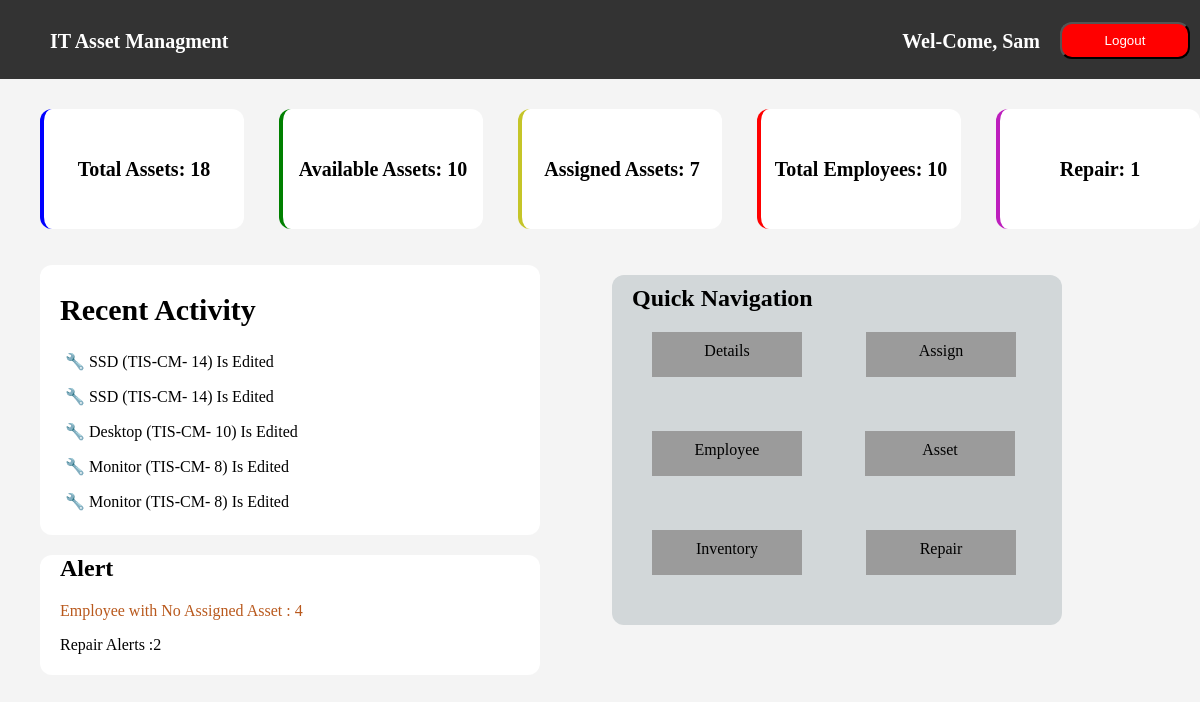
/dashboard/ (signed in), run on the app's committed database.
### test_app/models.py (models this page shows)
class actions(models.Model):
     unique_id=models.CharField(max_length=150,null=True)
     name=models.CharField(max_length=150,null=True)
     is_info=models.CharField(max_length=150,null=True)
     created_at = models.DateTimeField(auto_now_add=True)
     emp_name=models.CharField(max_length=150,null=True)
     emp_code=models.CharField(max_length=150,null=True)

### test_app/views.py (the view)
# urls.py: path('dashboard/',views.dashboard,name='dashboard'),
@login_required
def dashboard(request):
             total_asset = Tools.objects.count()
             total_employee = Employee.objects.count()
             assigned_tool = Tools.objects.filter(tool_avaliability="Assigned").count()
             repair_asset=Repair.objects.filter(repair_status = 'Repair Created').count()
             repair_alert=Tools.objects.filter(repair_status='Created By Employee').count()
             avaliable_asset=Tools.objects.filter(tool_avaliability="Avaliable").count()
             first=request.session.get('name')
             fullName=User.objects.filter(username=first).values('first_name')[0]['first_name']
             latest_action= actions.objects.order_by('-created_at')
             employee_count=Tools.objects.values('tool_assigned').distinct().count()
             print(employee_count)
             emp_no_asset=total_employee-employee_count+1
             latest_action= latest_action[:5]
             print(latest_action)
             return render(request,'test_app/dashboard.html',{'total_asset':total_asset,'total_employee':total_employee,'assigned_asset':assigned_tool,'avaliable_asset':avaliable_asset,
                                                              'repair_tool':repair_asset,
                                                             'fullname':fullName,"tab":"dashboard",'action':latest_action,'emp_no_asset':emp_no_asset ,'repair_alert':repair_alert , 'first':first})

### test_app/templates/test_app/dashboard.html (shortened to what this page needs)
<!DOCTYPE html>
<html lang="en">
<head>
</head>
<body>
<ul>
  <p style="float: left; font-weight: bold; margin-top: 40px; color: white; font-size: 20px; margin-left: 20px;">IT Asset Managment</p>
         <a href="{% url 'logout' %}" style="text-decoration: none;"><p style=" float: right;  font-size: 20px; margin-right: 20px;"><button style="background-color: red; color: white; width: 130px; padding: 9px; border-radius: 12px; margin-top: 12px;">Logout</button></a>
  <p style="margin-top: 20px; text-transform: capitalize; float: right; color: white; margin-right: 20px; margin-top: 40px; font-size: 20px; font-weight: bold;">Wel-Come, {{fullname}}</p>
</ul>
  <div class="card-container">
    <div class="card" style=" border-left: 4px solid blue;">
      <a href="{% url 'asset_details' %}" style="text-decoration: none;">
      <h1 style="color: black; cursor: pointer;">Total Assets: {{ total_asset }}</h1></a>
    </div>
    <div class="card" onclick="redirectWithStatus('Avaliable')" style=" border-left: 4px solid green;">
      <h1 style="cursor: pointer;">Available Assets: {{ avaliable_asset }}</h1>
    </div>
    <div class="card" onclick="redirectWithStatus('Assigned')" style=" border-left: 4px solid #c5c528;">
      <h1 style="cursor: pointer;">Assigned Assets: {{ assigned_asset }}</h1>
    </div>
    <div class="card" style=" border-left: 4px solid red;">
      <a href="{% url 'view_employee' %}" style="text-decoration: none;">
      <h2 style="color: black;">Total Employees: {{ total_employee }}</h2></a>
    </div>
    <div class="card" style=" border-left: 4px solid #bd1ebd">
      <a href="{% url 'repair_table' %}" style="text-decoration: none;">
      <h1 style="color: black;">Repair: {{repair_tool}}</h1></a>
    </div>
  </div>
  <br>
  <br>
   <link rel="stylesheet" href="https://cdnjs.cloudflare.com/ajax/libs/font-awesome/6.0.0/css/all.min.css" />
<div style="display: flex; gap: 2rem;">
<div>
<div style="width: 500px; height: 270px; background-color: #fff; border: #ddd; border-radius: 8px; margin-left: 40px; border-radius: 12px;">
  <br>
 <h2 style=" margin-left: 20px; font-size: 30px; margin-top: 10px;"> Recent Activity</h2>
 {% for k in action %}
  {% if k.is_info == 'Asset Edited' %}
 <p style="text-transform: capitalize;  margin-left: 25px;">  &#128295; {{k.name}} ({{k.unique_id}}) is Edited</p>
 {% endif %}
 {% endfor %}
</div>
<div  style="width: 500px; height: 120px; background-color: #fff; border: #ddd; border-radius: 8px; margin-left: 40px; border-radius: 12px;">
<h2 style="margin-left: 20px; ">Alert</h2>
<p style="margin-left: 20px; color: #b9591d"> Employee with No Assigned Asset : {{emp_no_asset}}</p>
<p style="margin-left: 20px; color: black;">Repair Alerts :{{repair_alert}}</p>
</div>
</div>
<div style="height: 350px; width: 450px; background-color: #d2d7d9; margin-left: 40px; border-radius: 12px; margin-top: 10px;">
  <h2 style="margin-left: 20px; margin-top: 10px;">Quick Navigation</h2>
  <div style="display: flex; gap: 4rem;">
   <div style="height: 45px; width: 150px; background-color: #9b9b9b; text-align: center; margin-left: 40px;">
     <a href="/view_tool" style="text-decoration: none;"><p style="text-decoration: none; color: black; margin-top: 10px;">Details</p></a>
   </div>
   <div style="height: 45px; width: 150px; background-color: #9b9b9b;  text-align: center;">
    <a href="/assign_new" style="text-decoration: none;"><p style="text-decoration: none; color: black; margin-top: 10px;">Assign</p></a>
   </div>
  </div>
<br>
<br>
<br>
  <div style="display: flex; gap: 3rem;">
     <div style="height: 45px; width: 150px; background-color: #9b9b9b; margin-left: 40px; text-align: center;">
      <a href="/view_employee" style="text-decoration: none;"><p style="text-decoration: none; color: black; margin-top: 10px;">Employee</p></a>
     </div>
       <div style="height: 45px; width: 150px; background-color: #9b9b9b; margin-left: 40px; text-align: center; margin-left: 15px;">
     <a href="/asset_details" style="text-decoration: none;"><p style="text-decoration: none; color: black; margin-top: 10px;">Asset</p></a>
       </div>
  </div>
  <br>
  <br>
<br>
  <div style="display: flex; gap: 4rem;">
    <div  style="height: 45px; width: 150px; background-color: #9b9b9b; margin-left: 40px; text-align: center;">
    <a href="/inventory" style="text-decoration: none;"><p style="text-decoration: none; color: black; margin-top: 10px;">Inventory</p></a>
    </div>
     <div style="height: 45px; width: 150px; background-color: #9b9b9b; margin-left: 0px; text-align: center;">
    <a href="{% url 'repair_table' %}" style="text-decoration: none;"><p style="text-decoration: none; color: black; margin-top: 10px;">Repair</p></a>
     </div>
</div>
</div>
</div>
</body>
</html>

### test_app/templates/test_app/dashboard.html (style rules this page uses)
body { background-color: #f4f4f4; margin: 0; padding: 0; }
ul { list-style-type: none; margin: -10px; overflow: hidden; background-color: #333; }
h1 { margin-top: 20px; text-align: center; }
.card-container { display: flex; margin-top: 40px; margin-left: 40px; gap: 35px; }
.card { width: 250px; height: 100px; background-color: white; color: black; border-radius: 12px; padding: 10px; display: flex; justify-content: center; align-items: center; text-align: center; }
.card h2, .card h1 { font-size: 20px; margin: 0; }

### data on the page
actions: name "SSD", unique_id "TIS-CM- 14"
actions: name "SSD", unique_id "TIS-CM- 14"
actions: name "Desktop", unique_id "TIS-CM- 10"
actions: name "Monitor", unique_id "TIS-CM- 8"
actions: name "Monitor", unique_id "TIS-CM- 8"

### other printed values
{{ fullname }} "Sam"
{{ total_asset }} "18"
{{ avaliable_asset }} "10"
{{ assigned_asset }} "7"
{{ total_employee }} "10"
{{ repair_tool }} "1"
{{ emp_no_asset }} "4"
{{ repair_alert }} "2"
